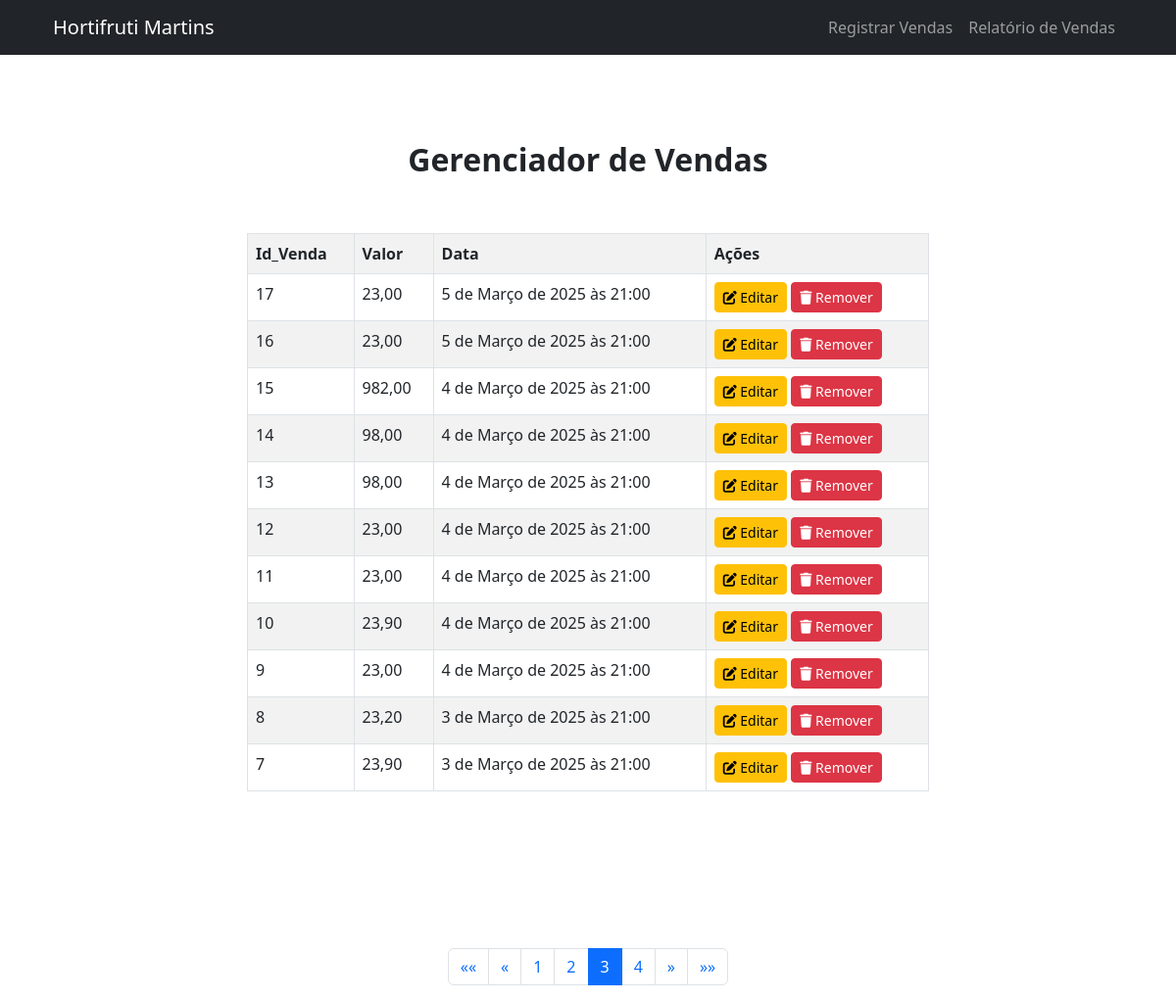
Page /gerenciadorvendas/?page=3 on the committed database.
### hortifruti/models.py (models this page shows)
class VendasModel(models.Model):
    id_venda = models.AutoField(primary_key=True)
    valor = models.DecimalField(max_digits=10, decimal_places=2)
    data = models.DateTimeField(auto_now_add=True)

### hortifruti/views.py (the view)
# urls.py: path('gerenciadorvendas/', views.gerenciadorPage, name='gerenciador_Page'),
def gerenciadorPage(request):
    context = repository.listarUltimasVendas(request)
    return render(request, 'gerenciadorPAGE.html', context)

### hortifruti/repository.py (called while the page is built)
  def listarUltimasVendas(self, request):
        lista_vendas = VendasModel.objects.all().order_by('-id_venda')  # Ordena por ID decrescente
        paginator = Paginator(lista_vendas, 11)  # Você pode ajustar o número de itens por página
        page_number = request.GET.get('page')
        page_obj = paginator.get_page(page_number)
        context = {
            'vendas': page_obj,
            'paginator': paginator,
            'is_paginated': True,
        }
        return context

### hortifruti/templates/gerenciadorPage.html (shortened to what this page needs)
{% load static %}
<!DOCTYPE html>
<html lang="pt-BR">
    <head>
        <link href={% static 'css/styles.css' %} rel="stylesheet" />
        <link rel="stylesheet" href="https://cdnjs.cloudflare.com/ajax/libs/font-awesome/6.0.0/css/all.min.css" />
    </head>
    <body id="page-top">
        <nav class="navbar navbar-expand-lg navbar-dark bg-dark fixed-top" id="mainNav">
            <div class="container px-4">
                <a class="navbar-brand" href="{% url 'index'%}">Hortifruti Martins</a>
                <div class="collapse navbar-collapse" id="navbarResponsive">
                    <ul class="navbar-nav ms-auto">
                        <li class="nav-item"><a class="nav-link" href="{% url 'index'%}">Registrar Vendas</a></li>
                        <li class="nav-item"><a class="nav-link" href="{% url 'relatorio_Page'%}">Relatório de Vendas</a></li>
                    </ul>
                </div>
            </div>
        </nav>
        <section id="about">
            <div class="container px-4">
                <div class="row gx-4 justify-content-center">
                    <div class="col-lg-8">
                        <h2 class="text-center"><strong>Gerenciador de Vendas</strong></h2>
                        <br>
                        <br>
                        <div class="container">
                            <table class="table table-bordered table-striped">
                                <tr>
                                    <th>Id_Venda</th>
                                    <th>Valor</th>
                                    <th>Data</th>
                                    <th>Ações</th>
                                </tr>
                                {% for venda in vendas %}
                                <tr>
                                    <td>{{venda.id_venda}}</td>
                                    <td>{{venda.valor}}</td>
                                    <td>{{venda.data}}</td>
                                    <td>
                                        <a href="{% url 'editar_venda' venda.id_venda %}" class="btn btn-warning btn-sm">
                                            <i class="fas fa-edit"></i> Editar
                                        </a>
                                        <button type="button" class="btn btn-danger btn-sm" data-bs-toggle="modal" data-bs-target="#deleteModal{{ venda.id_venda }}">
                                            <i class="fas fa-trash"></i> Remover
                                        </button>
                                    </td>
                                </tr>
                                {%endfor%}
                            </table>
                        </div>
                    </div>
                </div>
            </div>
        </section>
        {% if is_paginated %}
<nav aria-label="Navegação de páginas">
    <ul class="pagination justify-content-center">
        {% if vendas.has_previous %}
            <li class="page-item">
                <a class="page-link" href="?page=1" aria-label="Primeira">
                    <span aria-hidden="true">&laquo;&laquo;</span>
                </a>
            </li>
            <li class="page-item">
                <a class="page-link" href="?page={{ vendas.previous_page_number }}" aria-label="Anterior">
                    <span aria-hidden="true">&laquo;</span>
                </a>
            </li>
        {% endif %}
        {% for num in vendas.paginator.page_range %}
            {% if vendas.number == num %}
                <li class="page-item active"><a class="page-link" href="?page={{ num }}">{{ num }}</a></li>
            {% elif num > vendas.number|add:'-3' and num < vendas.number|add:'3' %}
                <li class="page-item"><a class="page-link" href="?page={{ num }}">{{ num }}</a></li>
            {% endif %}
        {% endfor %}
        {% if vendas.has_next %}
            <li class="page-item">
                <a class="page-link" href="?page={{ vendas.next_page_number }}" aria-label="Próxima">
                    <span aria-hidden="true">&raquo;</span>
                </a>
            </li>
            <li class="page-item">
                <a class="page-link" href="?page={{ vendas.paginator.num_pages }}" aria-label="Última">
                    <span aria-hidden="true">&raquo;&raquo;</span>
                </a>
            </li>
        {% endif %}
    </ul>
</nav>
{% endif %}
</body>
</html>

### rows in the picture
VendasModel: id_venda "17", valor "23,00", data "5 de Março de 2025 às 21:00"
VendasModel: id_venda "16", valor "23,00", data "5 de Março de 2025 às 21:00"
VendasModel: id_venda "15", valor "982,00", data "4 de Março de 2025 às 21:00"
VendasModel: id_venda "14", valor "98,00", data "4 de Março de 2025 às 21:00"
VendasModel: id_venda "13", valor "98,00", data "4 de Março de 2025 às 21:00"
VendasModel: id_venda "12", valor "23,00", data "4 de Março de 2025 às 21:00"
VendasModel: id_venda "11", valor "23,00", data "4 de Março de 2025 às 21:00"
VendasModel: id_venda "10", valor "23,90", data "4 de Março de 2025 às 21:00"
VendasModel: id_venda "9", valor "23,00", data "4 de Março de 2025 às 21:00"
VendasModel: id_venda "8", valor "23,20", data "3 de Março de 2025 às 21:00"
VendasModel: id_venda "7", valor "23,90", data "3 de Março de 2025 às 21:00"

### other values in the picture
{{ num }} "1" "2" "4"
{{ num }} "3"
